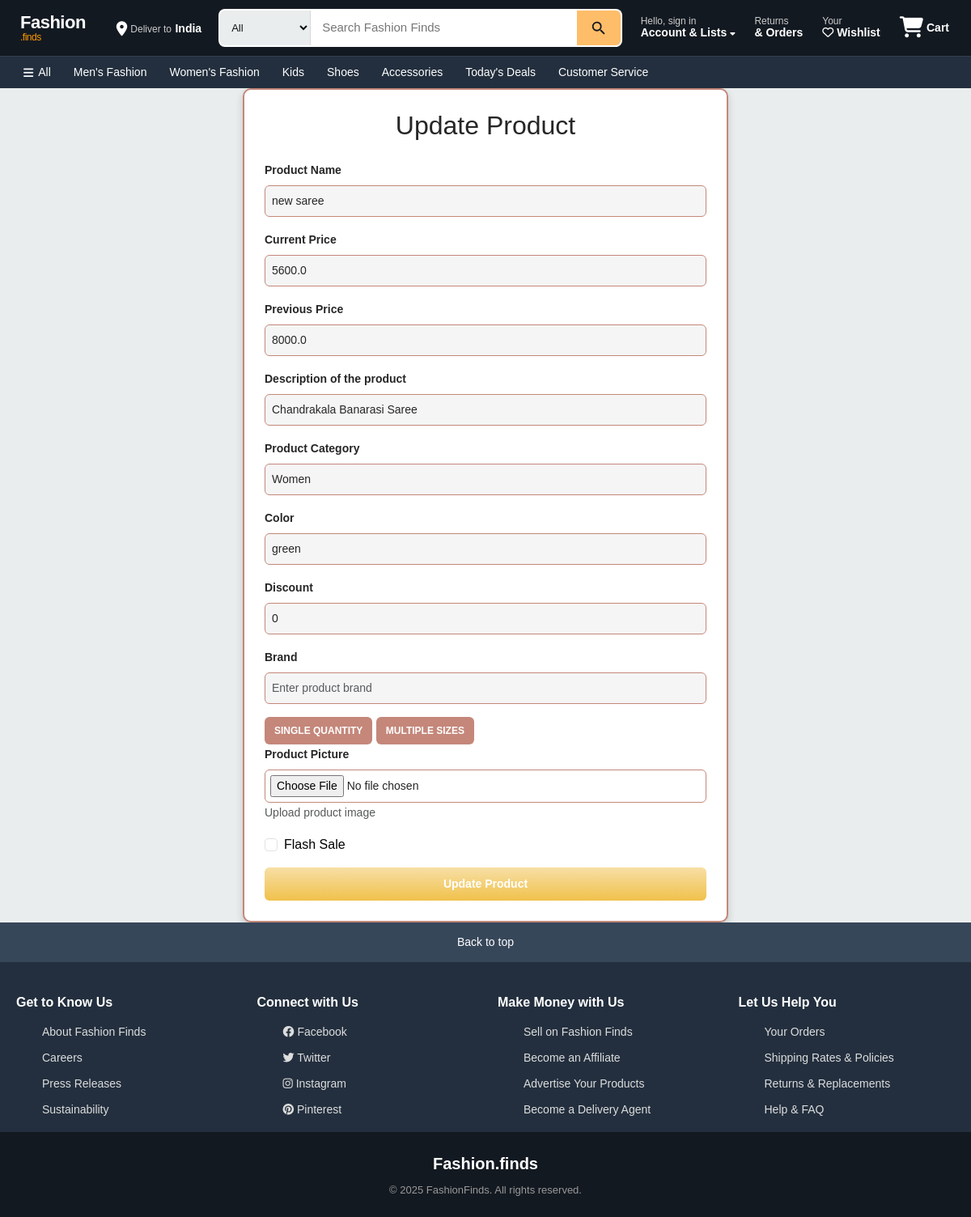
The app's page /admin/update-item/46, older data.
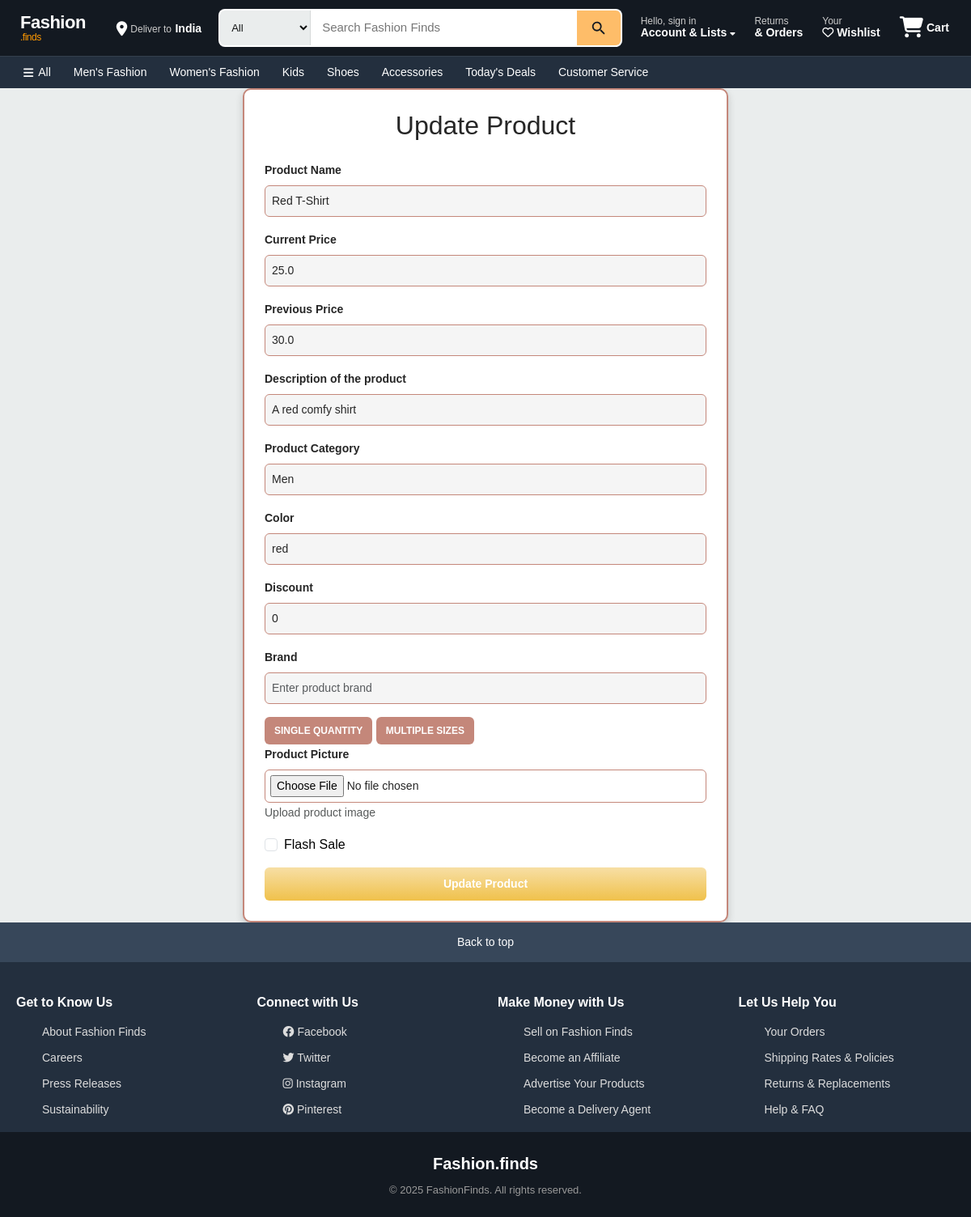
The same page, newer data.
### app/models.py (models this page shows, shortened)
class Product(db.Model):
    __tablename__ = 'products'
    id = db.Column(db.Integer, primary_key=True)
    product_name = db.Column(db.String(100), nullable=False)
    product_picture = db.Column(db.String(1000), nullable=False)
    current_price = db.Column(db.Float, nullable=False)
    previous_price = db.Column(db.Float, nullable=False)
    description = db.Column(db.String(2000), nullable=True)
    color = db.Column(db.String(15))
    rating = db.Column(db.Integer, default=0)
    sale = db.Column(db.Boolean, default=False)
    discount = db.Column(db.Integer, nullable=True, default=0)
    category = db.Column(db.String(100), nullable=False)
    brand_id = db.Column(db.Integer, db.ForeignKey('brands.id'), nullable=True)
    count = db.Column(db.Integer, nullable=False, default=0)
    quantity_size = db.relationship('ProductSize', backref='product', lazy=True, cascade="all, delete-orphan")
    carts = db.relationship('Cart', backref='cart_product', lazy=True, cascade="all, delete-orphan")
    wishlists = db.relationship('Wishlist', backref='wishlist_product', lazy=True, cascade="all, delete-orphan")
    order_items = db.relationship('OrderItem', backref='product', lazy=True, cascade="all, delete-orphan")

### app/admin.py (the view, shortened to what this page needs)
@admin.route('/update-item/<int:product_id>', methods=['GET', 'POST'])
def update_item(product_id):
    product = Product.query.get_or_404(product_id)
    form = ProductForm(obj=product)
    return render_template("update_item.html", form=form, product=product)

### app/forms.py (shortened to what this page needs)
class ProductForm(FlaskForm):
    product_name = StringField(label="Product Name",validators = [DataRequired()])
    product_picture = FileField(label='Product Picture', validators=[DataRequired()])
    current_price = FloatField(label='Current Price', validators=[DataRequired()])
    previous_price = FloatField(label='Previous Price', validators=[DataRequired()])
    description = StringField(label="Description of the product",validators = [DataRequired()])
    category = StringField(label="Product Category",validators = [DataRequired()])
    sale = BooleanField(label='Flash Sale', default=False)
    discount = IntegerField(label='Discount', validators=[optional(), NumberRange(min=0, max=100)], default=0)
    brand = StringField(label="Brand",validators = [DataRequired()])
    color = StringField(label="Color",validators = [DataRequired()])
    sizes = FieldList(FormField(SizeQuantityForm),min_entries=1)
    add_product = SubmitField('Add Product')
    update_product = SubmitField('Update Product')

### app/templates/update_item.html (shortened to what this page needs)
{% extends "base.html" %}
{% block content %}
<link rel="stylesheet" href="https://cdn.jsdelivr.net/npm/bootstrap@5.3.0/dist/css/bootstrap.min.css">
<link rel="stylesheet" href="{{url_for('static',filename='css/style.css')}}">
<div class="container">
    <div class="form-container">
        <h2 class="text-center mb-4">Update Product</h2>
        <form action="{{ url_for('admin.update_item', product_id=product.id) }}" method="post" enctype="multipart/form-data">
            <div class="mb-3">
                {{ form.product_name.label(class="form-label") }}
                {{ form.product_name(class="form-control", placeholder="Enter product name") }}
            </div>
            <div class="mb-3">
                {{ form.current_price.label(class="form-label") }}
                {{ form.current_price(class="form-control", placeholder="Enter current price") }}
            </div>
            <div class="mb-3">
                {{ form.previous_price.label(class="form-label") }}
                {{ form.previous_price(class="form-control", placeholder="Enter previous price") }}
            </div>
            <div class="mb-3">
                {{ form.description.label(class="form-label") }}
                {{ form.description(class="form-control", placeholder="Enter product description") }}
            </div>
            <div class="mb-3">
                {{ form.category.label(class="form-label") }}
                {{ form.category(class="form-control", placeholder="Enter category") }}
            </div>
            <div class="mb-3">
                {{ form.color.label(class="form-label") }}
                {{ form.color(class="form-control", placeholder="Enter product color") }}
            </div>
            <div class="mb-3">
                {{ form.discount.label(class="form-label") }}
                {{ form.discount(class="form-control", placeholder="Enter product discount") }}
            </div>
            <div class="mb-3">
                {{ form.brand.label(class="form-label") }}
                {{ form.brand(class="form-control", placeholder="Enter product brand") }}
            </div>
            <button class="btn-sizes" type="button" onclick="showSingleQuantity()">Single Quantity</button>
            <button class="btn-sizes" type="button" onclick="showMultipleSizes()">Multiple Sizes</button>
            <div class="mb-3">
                {{ form.product_picture.label(class="form-label") }}
                <input type="file" class="file-input" id="fileInput" name="product_picture">
                <small class="text-muted">Upload product image</small>
            </div>
            <div class="mb-3 form-check">
                 {{ form.sale(class="form-check-input", id="saleCheckbox") }}
                 <label class="form-check-label" for="saleCheckbox">Flash Sale</label>
             </div>
            <button type="submit" class="btn btn-primary w-100">Update Product</button>
        </form>
    </div>
</div>
{% endblock %}

Row changes from the older to the newer data that the page shows:
changed Product: product_name "new saree" → "Red T-Shirt"; current_price "5600.0" → "25.0"; previous_price "8000.0" → "30.0"; description "Chandrakala Banarasi Saree" → "A red comfy shirt"; category "Women" → "Men"; color "green" → "red"
